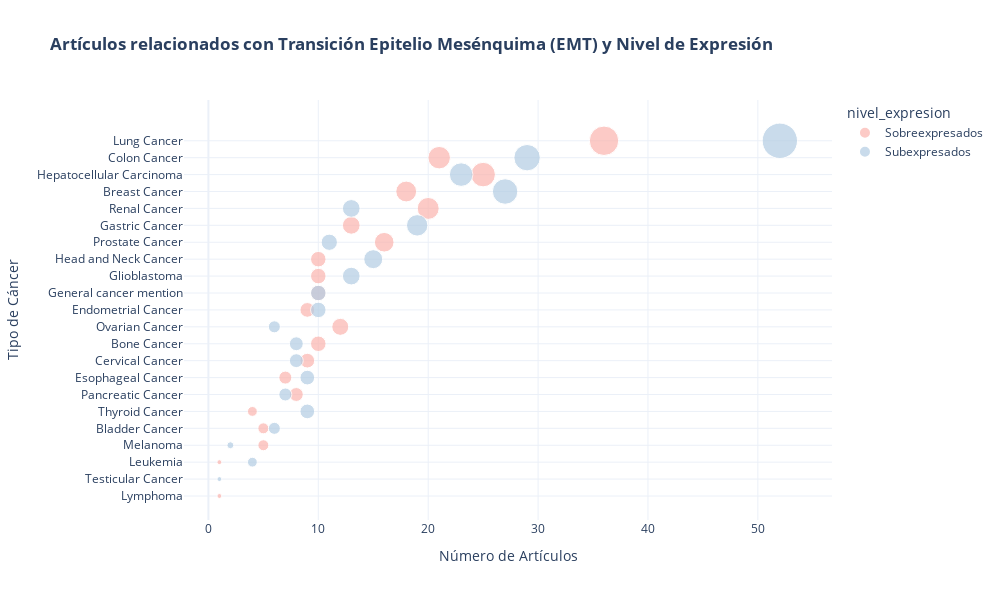

Notebook code cell kept with this figure:
### Code cell
graficar_distribucion_cancer_bibliografia(bibliografia_genes_clasificada, contexto_biologico)

### Figure 1 — Plotly figure (JSON) as saved in the notebook; plotly's stock layout.template omitted (floating-point values rounded to 4 significant figures)
{"data": [{"hovertemplate": "nivel_expresion=Sobreexpresados<br>Número de Artículos=%{marker.size}<br>Tipo de Cáncer=%{y}<extra></extra>", "legendgroup": "Sobreexpresados", "marker": {"color": "#FBB4AE", "size": [5, 10, 18, 9, 21, 9, 7, 13, 10, 10, 10, 25, 1, 36, 1, 5, 12, 8, 16, 20, 4], "sizemode": "area", "sizeref": 0.0832, "symbol": "circle"}, "mode": "markers", "name": "Sobreexpresados", "orientation": "h", "showlegend": true, "type": "scatter", "x": [5, 10, 18, 9, 21, 9, 7, 13, 10, 10, 10, 25, 1, 36, 1, 5, 12, 8, 16, 20, 4], "xaxis": "x", "y": ["Bladder Cancer", "Bone Cancer", "Breast Cancer", "Cervical Cancer", "Colon Cancer", "Endometrial Cancer", "Esophageal Cancer", "Gastric Cancer", "General cancer mention", "Glioblastoma", "Head and Neck Cancer", "Hepatocellular Carcinoma", "Leukemia", "Lung Cancer", "Lymphoma", "Melanoma", "Ovarian Cancer", "Pancreatic Cancer", "Prostate Cancer", "Renal Cancer", "Thyroid Cancer"], "yaxis": "y"}, {"hovertemplate": "nivel_expresion=Subexpresados<br>Número de Artículos=%{marker.size}<br>Tipo de Cáncer=%{y}<extra></extra>", "legendgroup": "Subexpresados", "marker": {"color": "#B3CDE3", "size": [6, 8, 27, 8, 29, 10, 9, 19, 10, 13, 15, 23, 4, 52, 2, 6, 7, 11, 13, 1, 9], "sizemode": "area", "sizeref": 0.0832, "symbol": "circle"}, "mode": "markers", "name": "Subexpresados", "orientation": "h", "showlegend": true, "type": "scatter", "x": [6, 8, 27, 8, 29, 10, 9, 19, 10, 13, 15, 23, 4, 52, 2, 6, 7, 11, 13, 1, 9], "xaxis": "x", "y": ["Bladder Cancer", "Bone Cancer", "Breast Cancer", "Cervical Cancer", "Colon Cancer", "Endometrial Cancer", "Esophageal Cancer", "Gastric Cancer", "General cancer mention", "Glioblastoma", "Head and Neck Cancer", "Hepatocellular Carcinoma", "Leukemia", "Lung Cancer", "Melanoma", "Ovarian Cancer", "Pancreatic Cancer", "Prostate Cancer", "Renal Cancer", "Testicular Cancer", "Thyroid Cancer"], "yaxis": "y"}], "layout": {"height": 600, "hovermode": "closest", "legend": {"itemsizing": "constant", "title": {"text": "nivel_expresion"}, "tracegroupgap": 0}, "title": {"text": "<b>Artículos relacionados con Transición Epitelio Mesénquima (EMT) y Nivel de Expresión</b>"}, "width": 1000, "xaxis": {"anchor": "y", "autorange": true, "domain": [0, 1], "range": [-2.23, 56.79], "title": {"text": "Número de Artículos"}, "type": "linear"}, "yaxis": {"anchor": "x", "autorange": true, "categoryorder": "total ascending", "domain": [0, 1], "range": [-1.419, 23.41], "title": {"text": "Tipo de Cáncer"}, "type": "category"}}}
